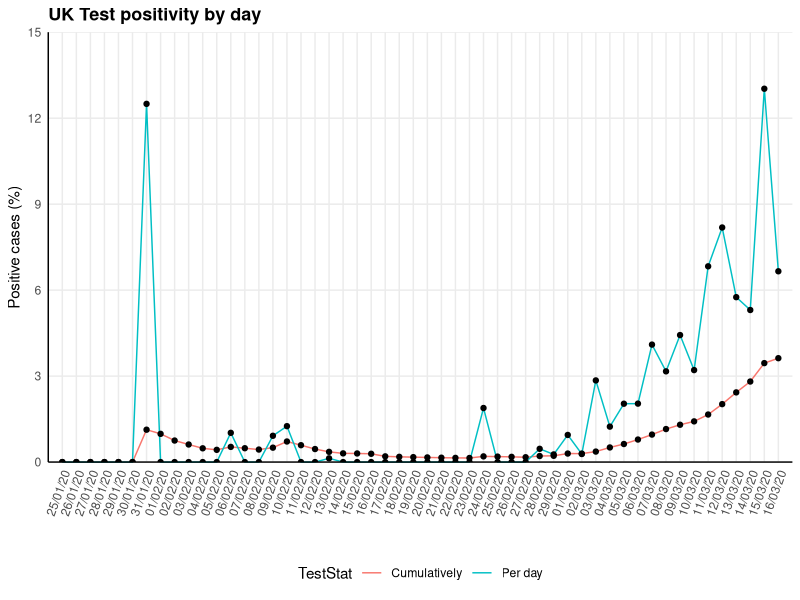

Generate this figure with R:
## Exploration of UK COVID-19 data: Proportion of positive tests
## Emma Doughty (e.doughty6@gmail.com)

# Install libraries if necessary
#if(!require(ggpubr)) install.packages("ggpubr")
#if(!require(tidyverse)) install.packages("tidyverse")
#if(!require(scales)) install.packages("scales")

# Load libraries
library(readr)
library(tidyr)
library(plyr)
library(ggplot2)
library(scales)
library(ggpubr)

#Load data
COVID19_by_day <- read_csv("Data/COVID19_by_day.csv")
COVID19_by_day$Date <- as.Date(COVID19_by_day$Date, format = "%d/%m/%y")
COVID19_by_day <- COVID19_by_day[order(COVID19_by_day$Date),]

df_NewPos <- data.frame(Date = COVID19_by_day$Date,
                          NewCases = COVID19_by_day$NewCases,
                          CumCases = COVID19_by_day$CumCases,
                          NewTests = COVID19_by_day$NewTests,
                          CumTests = COVID19_by_day$CumTests,
                          TestStat = "Per day",
                          StatValue = (100 * (COVID19_by_day$NewCases / COVID19_by_day$NewTests)),
                          stringsAsFactors = FALSE)

#    <- df_NewPos$StatValue / df_NewPos$NewCases

df_CumPos <- data.frame(Date = COVID19_by_day$Date,
                        NewCases = COVID19_by_day$NewCases,
                        CumCases = COVID19_by_day$CumCases,
                        NewTests = COVID19_by_day$NewTests,
                        CumTests = COVID19_by_day$CumTests,
                        TestStat = "Cumulatively",
                        StatValue = (100 * (COVID19_by_day$CumCases / COVID19_by_day$CumTests)),
                        stringsAsFactors = FALSE)

df_PosTests <- rbind(df_NewPos, df_CumPos)

PosTests_Factor <- 10^(floor(log10(signif(max(df_PosTests$StatValue)))))
PosTests_Breaks <- ceiling(PosTests_Factor/2)

plot_PosTests <- ggplot(data=df_PosTests, aes(x=Date, y=df_PosTests$StatValue, group=TestStat)) +
  geom_line(aes(color=TestStat))+
  geom_point()+
  scale_x_date(labels = date_format("%d/%m/%y"), expand = c(0, 1), 
               limits = c(min(df_PosTests$Date), max(df_PosTests$Date)),
               breaks = seq(min(df_PosTests$Date), max(df_PosTests$Date), 1)) +
  scale_y_continuous(limits = c(0, 15), 
                     breaks = seq(0, 15, 3),
                     expand = c(0, 0)) +
  ylab("Positive cases (%)") + xlab("") +
  ggtitle("UK Test positivity by day") +
  theme_minimal() +
  theme(plot.title = element_text(size=13, face="bold"),
        #legend.title = element_text("% Positive cases"),
        legend.position = "bottom", 
        axis.line = element_line(colour = "black"),
        axis.text.x = element_text(angle = 70, hjust = 1, vjust = 1), 
        panel.grid.minor = element_blank())

pdf("PosTests_plot.pdf", height = 8.27, width = 11.69)
plot_PosTests
dev.off()



df_TestNeg <- data.frame(Date = COVID19_by_day$Date,
                       TestRes = "Negative",
                       StatValue = COVID19_by_day$NewTests - COVID19_by_day$NewCases,
                       stringsAsFactors = FALSE)
df_TestNeg <- as.data.frame(lapply(df_TestNeg, rep, df_TestNeg$StatValue))

df_TestPos <- data.frame(Date = COVID19_by_day$Date,
                      TestRes = "Positive",
                      StatValue = COVID19_by_day$NewCases,
                      stringsAsFactors = FALSE)
df_TestPos <- as.data.frame(lapply(df_TestPos, rep, df_TestPos$StatValue))

df_TestRes <- rbind(df_TestNeg, df_TestPos)    

TestRes_Sigfig <- signif(max(df_TestRes$StatValue))
TestRes_Factor <- 10^(floor(log10(TestRes_Sigfig)))
TestRes_Max <- round_any(max(df_TestRes$StatValue), TestRes_Factor, f=ceiling)
TestRes_Breaks <- ceiling(TestRes_Factor/2)

plot_TestRes <- ggplot(data=df_TestRes, aes(x=df_TestRes$Date, fill=df_TestRes$TestRes)) +
  geom_histogram(binwidth=1, boundary = 1, colour="black") +
  scale_x_date(labels = date_format("%d/%m/%y"), expand = c(0, 0), 
               limits = c(min(df_TestRes$Date)-1, max(df_TestRes$Date)),
               breaks = seq(min(df_TestRes$Date)-1, max(df_TestRes$Date), 1)) +
  scale_y_continuous(limits = c(0, TestRes_Max), 
                     breaks = seq(0, TestRes_Max, TestRes_Breaks),
                     expand = c(0, 0)) +
  ylab("Frequency") + xlab("Date") +
  ggtitle("UK SARS-CoV2 tests per day") +
  theme_minimal() +
  theme(plot.title = element_text(size=13, face="bold"),
        legend.title = element_blank(),
        legend.position = "bottom", 
        axis.line = element_line(colour = "black"),
        axis.text.x = element_text(angle = 70, hjust = 1, vjust = 1), 
        panel.grid.minor = element_blank())


TestPos_Sigfig <- signif(max(df_TestPos$StatValue))
TestPos_Factor <- 10^(floor(log10(TestPos_Sigfig)))
TestPos_Max <- round_any(max(df_TestPos$StatValue), TestPos_Factor, f=ceiling)
TestPos_Breaks <- ceiling(TestPos_Factor/2)

plot_TestPos <- ggplot(data=df_TestPos, aes(x=df_TestPos$Date, fill=df_TestPos$TestPos)) +
  geom_histogram(binwidth=1, boundary = 1, colour="black") +
  scale_x_date(labels = date_format("%d/%m/%y"), expand = c(0, 0), 
               limits = c(min(df_TestPos$Date)-1, max(df_TestPos$Date)),
               breaks = seq(min(df_TestPos$Date)-1, max(df_TestPos$Date), 1)) +
  scale_y_continuous(limits = c(0, TestPos_Max), 
                     breaks = seq(0, TestPos_Max, TestPos_Breaks),
                     expand = c(0, 0)) +
  ylab("Frequency") + xlab("Date") +
  ggtitle("UK SARS-CoV2 tests per day") +
  theme_minimal() +
  theme(plot.title = element_text(size=13, face="bold"),
        legend.title = element_blank(),
        legend.position = "bottom", 
        axis.line = element_line(colour = "black"),
        axis.text.x = element_text(angle = 70, hjust = 1, vjust = 1), 
        panel.grid.minor = element_blank())




